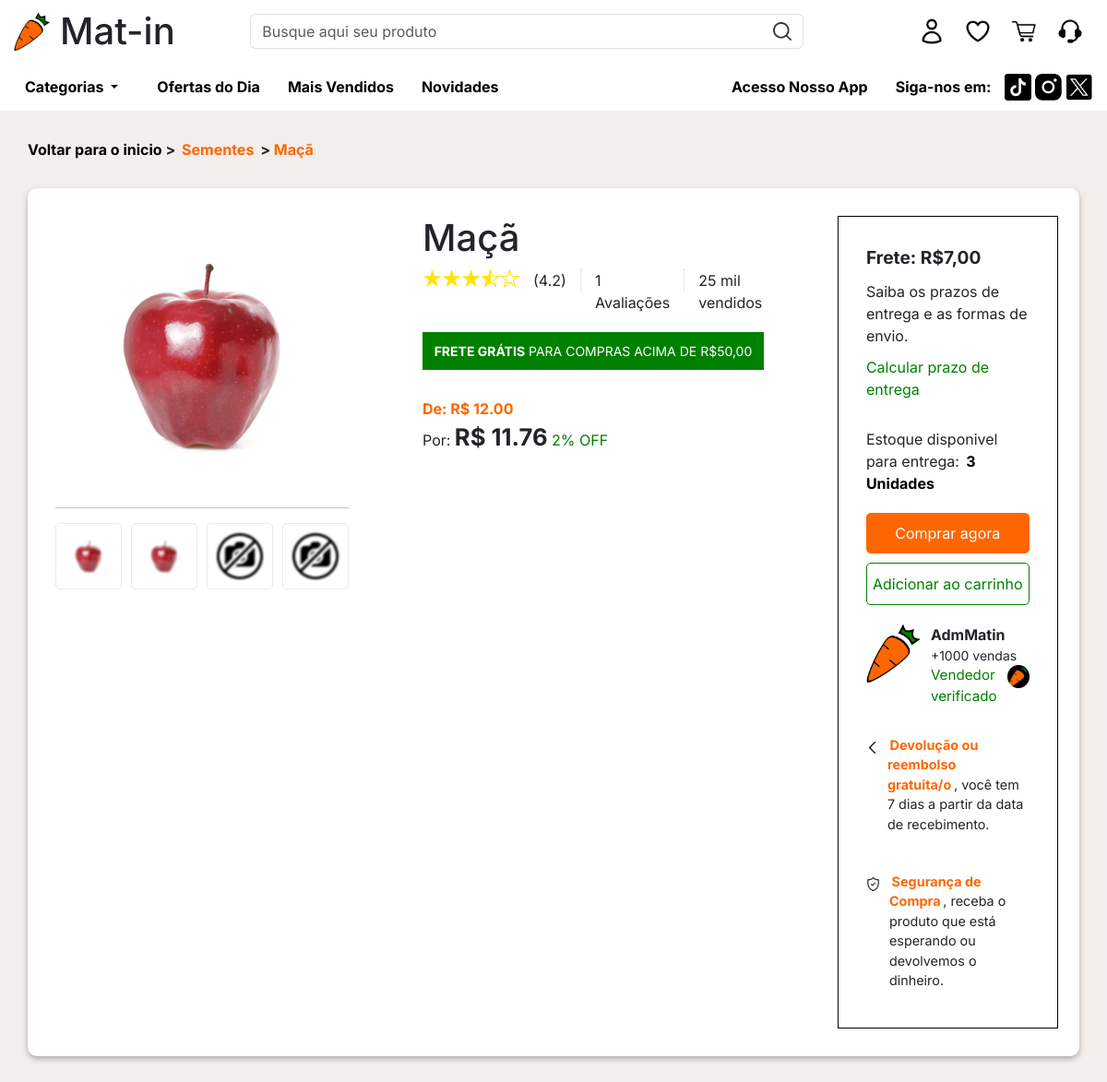
Page /?page=produto&idProd=2 on the committed database.
### tables this page shows
CREATE TABLE `produto` (
  `idProduto` int(11) NOT NULL,
  `nome_prod` varchar(100) NOT NULL,
  `qnt_prod_estoque` int(11) NOT NULL,
  `data_criacao_prod` date NOT NULL,
  `preco_prod` decimal(5,2) NOT NULL,
  `fotos_prod` varchar(100) NOT NULL DEFAULT 'sem_foto.png',
  `qnt_vendas` int(11) NOT NULL,
  `promocao` int(11) DEFAULT NULL,
  `parcela` int(11) DEFAULT NULL,
  `idCategoria` int(11) NOT NULL,
  `peso` decimal(10,2) NOT NULL,
  `comprimento` decimal(10,2) NOT NULL,
  `largura` decimal(10,2) NOT NULL,
  `altura` decimal(10,2) NOT NULL
);

CREATE TABLE `categoria` (
  `idCategoria` int(11) NOT NULL,
  `nome_cat` varchar(45) NOT NULL,
  `img_cat` varchar(300) DEFAULT 'sem_foto.png',
  `desc_cat` varchar(100) DEFAULT NULL,
  `qnt_vis` int(11) DEFAULT NULL
);

CREATE TABLE `cria` (
  `idCria` int(11) NOT NULL,
  `idUsu` int(11) NOT NULL,
  `idProduto` int(11) NOT NULL
);

CREATE TABLE `usuario` (
  `idUsu` int(11) NOT NULL,
  `nome_usu` varchar(50) NOT NULL,
  `ativo` enum('0','1') NOT NULL DEFAULT '1',
  `data_criacao` date NOT NULL,
  `email_usu` varchar(100) NOT NULL,
  `senha_usu` varchar(45) NOT NULL,
  `tel_usu` varchar(45) NOT NULL,
  `fotos_usu` varchar(45) DEFAULT NULL,
  `premium` enum('0','1') NOT NULL,
  `NR` varchar(45) NOT NULL,
  `comp` varchar(45) NOT NULL,
  `TCIR` enum('CPF','CNPJ') NOT NULL,
  `NRCIR` varchar(45) NOT NULL,
  `nvl_usu` enum('A','F','C','V') NOT NULL DEFAULT 'C',
  `Local_CEP` int(11) NOT NULL,
  `tipoLocal` enum('Casa','Trabalho') NOT NULL,
  `infoAddLocal` varchar(128) DEFAULT NULL,
  `qnt_vendas_usuario` int(11) NOT NULL
);

### PAGES/produto.php (the view, shortened to what this page needs)
<link rel="stylesheet" href="ASSETS/PAGINAS-CSS/produto.css">
<?php
require_once 'MODEL/FreteAPI.php';
$idProd = $_REQUEST['idProd'] ?? "";
if (!empty($idProd || !is_null($idProd))) {
    $selectQ = "SELECT * FROM produto p INNER JOIN categoria c ON p.idCategoria = c.idCategoria WHERE idProduto = :idProd";
    $selectP = $cx->prepare($selectQ);
    $selectP->bindParam("idProd", $idProd);
    $selectP->execute();
    $RC = $selectP->rowCount();
    if ($RC != 0) {
        $dado = $selectP->fetch(PDO::FETCH_ASSOC);
    } else {
        echo "<script>location.href='index.php'</script>";
    }
}
?>
<section>
    <p class="paginasTopo"><a href="index.php">Voltar para o inicio</a> > <mark><?php echo $dado['nome_cat'] ?></mark> > <a href="#" class="laranjaTxt"><?php echo $dado['nome_prod'] ?></a></p>
    <div class="produto-encl">
        <div class="produto-main">
            <div class="fotos-prod">
                <img src="IMAGES-BD/PRODUTOS/<?php echo $dado['fotos_prod'] ?>" alt="" class="fotoPrincipal">
                <hr>
                <div class="outras-fotos-encl">
                    <?php
                    $idProd = $dado['idProduto'];
                    $selectQ2 = "SELECT * FROM produto_has_foto phf INNER JOIN fotos f ON phf.idFoto = f.idFoto WHERE phf.idProd = :idProd LIMIT 4";
                    $selectP2 = $cx->prepare($selectQ2);
                    $selectP2->setFetchMode(PDO::FETCH_ASSOC);
                    $selectP2->bindParam(':idProd', $idProd, PDO::PARAM_INT);
                    $selectP2->execute();
                    $RC2 = $selectP2->rowCount();
                    $fotos = [];
                    if ($RC2 >= 1) {
                        while ($dado2 = $selectP2->fetch()) {
                            $fotos[] = $dado2['fotoNome'];
                        }
                    }
                    while (count($fotos) < 4) {
                        $fotos[] = 'sem_foto.png';
                    }
                    foreach ($fotos as $fotoNome) {
                        echo "<div class='fotos-encl'><img src='IMAGES-BD/PRODUTOS/" . $fotoNome . "' alt='' class='outra-foto'></div>";
                    }
                    ?>
                </div>
            </div>
        </div>
        <div class="produto-info-main">
            <h1 class="titulo"><?php echo $dado['nome_prod'] ?></h1>
            <div class="lado-lado">
                <div class="avaliacao-prod-main-encl">
                    <img src="IMAGES/fullStar.png" alt="">
                    <img src="IMAGES/fullStar.png" alt="">
                    <img src="IMAGES/fullStar.png" alt="">
                    <img src="IMAGES/halfStar.png" alt="">
                    <img src="IMAGES/emptyStar.png" alt="">
                    <p>(4.2)</p>
                </div>
                <?php
                $selectQPE = $cx->prepare("SELECT COUNT(*) as total FROM avaliacao WHERE idProduto = $idProd");
                $selectQPE->execute();
                $dadoQPE = $selectQPE->fetch(PDO::FETCH_ASSOC);
                ?>
                <p><?php echo $dadoQPE['total'] ?> Avaliações</p>
                <p>25 mil vendidos</p>
            </div>
            <p id="freteAD"><mark id="palavraMARCADA">FRETE GRÁTIS</mark> PARA COMPRAS ACIMA DE R$50,00</p>
            <div class="precos">
                <?php
                if ($dado['promocao']) {
                ?>
                    <p id="precoAntigo">De: R$ <?php echo $dado['preco_prod'] ?></p>
                    <?php
                    $precoAntigo = $dado['preco_prod'];
                    $porcentagemDesconto = $dado['promocao'];
                    $valorDesconto = ($precoAntigo * $porcentagemDesconto) / 100;
                    $precoNovo = $precoAntigo - $valorDesconto;
                    ?>
                    <p id="precoNovo">Por: <span id="preco"><?php echo "R$ " . $precoNovo ?></span> <span id="desconto"><?php echo $dado['promocao'] ?>% OFF</span></p>
                <?php
                } else {
                ?>
                    <p id="precoNovo">Por: <span id="preco"><?php echo "R$ " . $dado['preco_prod'] ?></span></p>
                <?php
                }
                ?>
            </div>
        </div>
        <div class="resumoCompraEncl">
            <div class="resumoCompra">
                <p class="valorFrete">Frete: R$7,00</p>
                <p class="descResumoCompra">Saiba os prazos de entrega e as formas de envio.</p>
                <a href="#" class="textoVerde">Calcular prazo de entrega</a>
                <p class="qntEstoque">Estoque disponivel para entrega: <mark style="color: var(--preto00); font-weight: bolder;"><?php echo $dado['qnt_prod_estoque'] ?> Unidades</mark></p>
                <div class="btns-encl">
                    <button class="comprarBTN"><a href="#" class="comprarA">Comprar agora</a></button>
                    <button class="addCarrinhoBTN"><a href="#" class="addCarrinho">Adicionar ao carrinho</a></button>
                </div>
                <div class="infoContaVendedor">
                    <?php
                    $selectQ3 = "SELECT * FROM cria c INNER JOIN usuario u ON c.idUsu = u.idUsu INNER JOIN produto p ON c.idProduto = p.idProduto WHERE c.idProduto = $idProd";
                    $selectP3 = $cx->prepare($selectQ3);
                    $selectP3->execute();
                    $dado = $selectP3->fetch(PDO::FETCH_ASSOC);
                    ?>
                    <figure>
                        <img src="IMAGES-BD/USUARIOS/<?php echo $dado['fotos_usu'] ?>" alt="">
                    </figure>
                    <div class="infoPerfil">
                        <p class="nomeUsu"><?php echo $dado['nome_usu'] ?></p>
                        <?php
                        if($dado['qnt_vendas_usuario'] > 1000){
                            echo "<p class='qntVendas'>+1000 vendas</p>";
                        }else{
                            echo "<p class='qntVendas'>" . $dado['qnt_vendas_usuario'] . " vendas</p>";
                        }
                        if($dado['premium'] == 1){
                            echo "<div class='perfilVerificado'>";
                            echo "<p class='verificado'>Vendedor verificado</p>";
                            echo "<img src='IMAGES/premium.png' alt=''>";
                            echo "</div>";
                        }
                        ?>
                    </div>
                </div>
                <div class="informacoes-extras">
                    <div class="devolucao">
                        <figure>
                            <img src="IMAGES/back.png" alt="">
                        </figure>
                        <p><mark style="font-weight: bolder;">Devolução ou reembolso gratuita/o</mark>, você tem 7 dias a partir da data de recebimento.</p>
                    </div>
                    <div class="segurancaCompra" style="margin-top: 30px !important;">
                        <figure>
                            <img src="IMAGES/escudo.png" alt="">
                        </figure>
                        <p><mark style="font-weight: bolder;">Segurança de Compra</mark>, receba o produto que está esperando ou devolvemos o dinheiro.</p>
                    </div>
                </div>
            </div>
        </div>
    </div>
</section>

### index.php (shortened to what this page needs)
<!DOCTYPE html>
<html lang="en">
<head>
    <link rel="stylesheet" href="ASSETS/GERAL.css">
    <link href="https://cdn.jsdelivr.net/npm/bootstrap@5.3.2/dist/css/bootstrap.min.css" rel="stylesheet">
</head>
<body>
    <?php
    require_once 'BASE/header.php';
    require_once 'BASE/chPages.php';
    ?>
</body>
</html>

### BASE/header.php (shortened to what this page needs)
<header>
    <div class="logo">
        <img src="IMAGES/matin-logo-png.png" alt="logo Mat-in">
        <h1>Mat-in</h1>
    </div>
    <div class="search-inp">
        <div class="input-group mb-3">
            <input type="text" class="form-control" aria-label="Sizing example input" aria-describedby="inputGroup-sizing-default" placeholder="Busque aqui seu produto">
            <span class="input-group-text" id="inputGroup-sizing-default"><img src="IMAGES/search.png" alt=""></span>
        </div>
    </div>
    <div class="info">
        <ul>
            <form action="<?= $_SERVER['PHP_SELF'] ?>" method="post">
                <li><button name="perfilPage" style="background-color: transparent;"><img src="IMAGES/user.png" alt=""></button></li>
            </form>
            <li><img src="IMAGES/heart.png" alt=""></li>
            <li><a href="index.php?page=carrinho"><img src="IMAGES/shoppingcart.png" alt=""></a></li>
            <li><a href="PAGES/ouvidoria.php"><img src="IMAGES/headphones.png" alt=""></a></li>
        </ul>
    </div>
</header>
<nav class="navbar">
    <ul class="ul_menus">
        <li>
            <div class="dropdown">
                <button class="navBarItens btn btn-secondary dropdown-toggle" type="button" data-bs-toggle="dropdown" aria-expanded="false">
                    Categorias
                </button>
            </div>
        </li>
        <li><a href="#" class="navBarItens">Ofertas do Dia</a></li>
        <li><a href="#" class="navBarItens">Mais Vendidos</a></li>
        <li><a href="#" class="navBarItens">Novidades</a></li>
    </ul>
    <ul class="info_add">
        <li><a href="#" class="appAcesso">Acesso Nosso App</a></li>
        <li class="redes_soc">
            <a href="#">Siga-nos em:
                <div>
                    <img src="IMAGES/Vector.png" alt="Tiktok">
                    <img src="IMAGES/instagram-logo-fill-svgrepo-com 1.png" alt="Instagram">
                    <img src="IMAGES/layer1.png" alt="X (Twitter)">
                </div>
            </a>
        </li>
    </ul>
</nav>

### BASE/chPages.php (shortened to what this page needs)
<?php
$page = isset($_REQUEST['page']) ? $_REQUEST['page'] : 'home';
switch ($page) {
    case 'produto':
        require_once 'PAGES/produto.php';
        break;
}

### ASSETS/GERAL.css (style rules this page uses)
:root { --preto00: black; --branco00: white; --cinza00: #C1C1C1; --cinza01: #898989; --cinza02: #D9D9D9; --cinza03: #EAEAEA; --cinza04: #ABABAB; --laranja00: #FF6600; --laranjaPressed: #d66215; --vermelhoAviso: #B00000; --verde00: #008000; --verdePressed: #035f03; --bege00: #F1F2EB; --bege01: #F5FBEF; --bege02: #E5E0E0; --bege03: #F2EEEB; --fonte01: 'Inter', serif; }

### ASSETS/PAGINAS-CSS/produto.css (style rules this page uses)
body { background-color: var(--bege03); }
p { padding: 0; margin: 0; }
.paginasTopo { font-weight: bold; }
hr { height: 1px; width: 100%; background-color: var(--cinza04); }
a { text-decoration: none; color: var(--preto00); }
.textoVerde { color: var(--verde00) !important; }
.qntEstoque { margin-top: 30px !important; }
mark, .laranjaTxt { background-color: transparent; color: var(--laranja00); }
section { padding: 30px; }
.produto-encl { display: grid; grid-template-columns: 1fr 1fr 1fr; gap: 20px; background-color: var(--branco00); margin: 30px auto; border-radius: 10px; box-shadow: 0px 3px 6px var(--cinza04); }
section .produto-encl .produto-main { display: flex; }
section .produto-encl .produto-main .fotos-prod { display: flex; flex-direction: column; align-items: center; padding: 30px; }
section .produto-encl .produto-main .fotos-prod .fotoPrincipal { display: flex; width: 300px; }
section .produto-encl .produto-main .fotos-prod .outras-fotos-encl { display: flex; gap: 10px; }
section .produto-encl .produto-main .fotos-prod .outras-fotos-encl .fotos-encl { border-radius: 5px; cursor: pointer; border: 1px solid var(--cinza03); }
section .produto-encl .produto-main .fotos-prod .outras-fotos-encl .outra-foto { width: 70px; height: 70px; filter: blur(1px); padding: 10px; }
.lado-lado { display: flex; margin-top: 10px; }
.produto-info-main { display: flex; flex-direction: column; max-width: 543px; padding: 30px; }
.avaliacao-prod-main-encl { display: flex; }
.avaliacao-prod-main-encl img { width: 21px; height: 19px; }
.avaliacao-prod-main-encl p { margin-left: 15px; }
#freteAD { margin-top: 20px; text-align: center; padding: 10px 0; font-size: 14px; background-color: var(--verde00); color: var(--branco00); }
#palavraMARCADA { font-weight: bold; color: var(--branco00); padding: 0; }
.resumoCompraEncl { padding: 30px; max-width: 100%; }
.resumoCompra { padding: 30px; border: 1px solid var(--preto00); }
.precos { margin-top: 30px; }
#precoAntigo { font-weight: bold; color: var(--laranja00); }
#precoNovo #preco { font-size: 1.6em !important; font-weight: bolder; }
#desconto { color: var(--verde00); }
.resumoCompraEncl { display: flex; flex-direction: column; }
.resumoCompraEncl .resumoCompra .valorFrete { font-weight: bolder; font-size: 1.2em; }
.resumoCompraEncl .resumoCompra .descResumoCompra { margin: 10px 0; }
.btns-encl { display: flex; flex-direction: column; gap: 10px; margin-top: 20px; }
.btns-encl button { padding: 10px 0; border-radius: 5px; background-color: var(--laranja00); }
.btns-encl button .comprarA { color: var(--branco00); }
.btns-encl .addCarrinhoBTN { background-color: var(--branco00) !important; border: 1px solid var(--verde00); }
.btns-encl .addCarrinhoBTN a { color: var(--verde00); transition: color 0.3s; }
.infoContaVendedor { display: flex; margin-top: 20px; }
.infoContaVendedor .infoPerfil .nomeUsu { font-weight: bolder; }
.infoContaVendedor figure img { width: 60px; }
.infoContaVendedor .infoPerfil { margin-left: 10px; }
.infoContaVendedor .infoPerfil .qntVendas { font-size: 14px; }
.infoContaVendedor .infoPerfil .perfilVerificado { display: flex; }
.infoContaVendedor .infoPerfil .perfilVerificado p { color: var(--verde00); font-size: 0.95em; }
.infoContaVendedor .infoPerfil .perfilVerificado img { width: 25px; height: 25px; border-radius: 100%; margin-left: 10px !important; object-fit: fill !important; }
.informacoes-extras { margin-top: 30px; }
.informacoes-extras .devolucao, .informacoes-extras .segurancaCompra { display: flex; }
.informacoes-extras .devolucao p, .informacoes-extras .segurancaCompra p { font-size: 0.9em; margin-bottom: 10px; }
.informacoes-extras .devolucao figure img { width: 13px; margin-right: 10px !important; }
.informacoes-extras .segurancaCompra figure img { width: 15px; margin-right: 10px !important; }

### rows in the picture
produto: idCategoria.nome_cat "Sementes", nome_prod "Maçã", fotos_prod (picture), idCategoria.img_cat (picture), preco_prod "12.00", precoNovo "11.76", promocao "2", qnt_prod_estoque "3"
cria: usuario.fotos_usu (picture), usuario.nome_usu "AdmMatin"

### other values in the picture
$dadoQPE['total'] "1"
